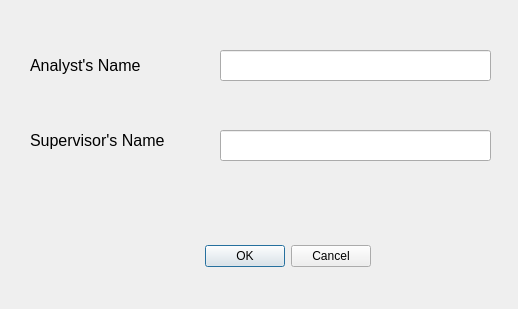
<?xml version="1.0" encoding="UTF-8"?>
<ui version="4.0">
 <class>Dialog</class>
 <widget class="QDialog" name="Dialog">
  <property name="geometry">
   <rect>
    <x>0</x>
    <y>0</y>
    <width>518</width>
    <height>309</height>
   </rect>
  </property>
  <property name="windowTitle">
   <string>Dialog</string>
  </property>
  <widget class="QDialogButtonBox" name="buttonBox">
   <property name="geometry">
    <rect>
     <x>30</x>
     <y>240</y>
     <width>341</width>
     <height>32</height>
    </rect>
   </property>
   <property name="orientation">
    <enum>Qt::Horizontal</enum>
   </property>
   <property name="standardButtons">
    <set>QDialogButtonBox::Cancel|QDialogButtonBox::Ok</set>
   </property>
  </widget>
  <widget class="QLabel" name="label">
   <property name="geometry">
    <rect>
     <x>30</x>
     <y>50</y>
     <width>151</width>
     <height>31</height>
    </rect>
   </property>
   <property name="font">
    <font>
     <pointsize>12</pointsize>
    </font>
   </property>
   <property name="text">
    <string>Analyst's Name</string>
   </property>
  </widget>
  <widget class="QLabel" name="label_2">
   <property name="geometry">
    <rect>
     <x>30</x>
     <y>130</y>
     <width>171</width>
     <height>21</height>
    </rect>
   </property>
   <property name="font">
    <font>
     <pointsize>12</pointsize>
    </font>
   </property>
   <property name="text">
    <string>Supervisor's Name</string>
   </property>
  </widget>
  <widget class="QLineEdit" name="analyst_name">
   <property name="geometry">
    <rect>
     <x>220</x>
     <y>50</y>
     <width>271</width>
     <height>31</height>
    </rect>
   </property>
   <property name="font">
    <font>
     <pointsize>12</pointsize>
    </font>
   </property>
  </widget>
  <widget class="QLineEdit" name="supervisor_name">
   <property name="geometry">
    <rect>
     <x>220</x>
     <y>130</y>
     <width>271</width>
     <height>31</height>
    </rect>
   </property>
   <property name="font">
    <font>
     <pointsize>12</pointsize>
    </font>
   </property>
  </widget>
 </widget>
 <resources/>
 <connections>
  <connection>
   <sender>buttonBox</sender>
   <signal>accepted()</signal>
   <receiver>Dialog</receiver>
   <slot>accept()</slot>
   <hints>
    <hint type="sourcelabel">
     <x>248</x>
     <y>254</y>
    </hint>
    <hint type="destinationlabel">
     <x>157</x>
     <y>274</y>
    </hint>
   </hints>
  </connection>
  <connection>
   <sender>buttonBox</sender>
   <signal>rejected()</signal>
   <receiver>Dialog</receiver>
   <slot>reject()</slot>
   <hints>
    <hint type="sourcelabel">
     <x>316</x>
     <y>260</y>
    </hint>
    <hint type="destinationlabel">
     <x>286</x>
     <y>274</y>
    </hint>
   </hints>
  </connection>
 </connections>
</ui>
